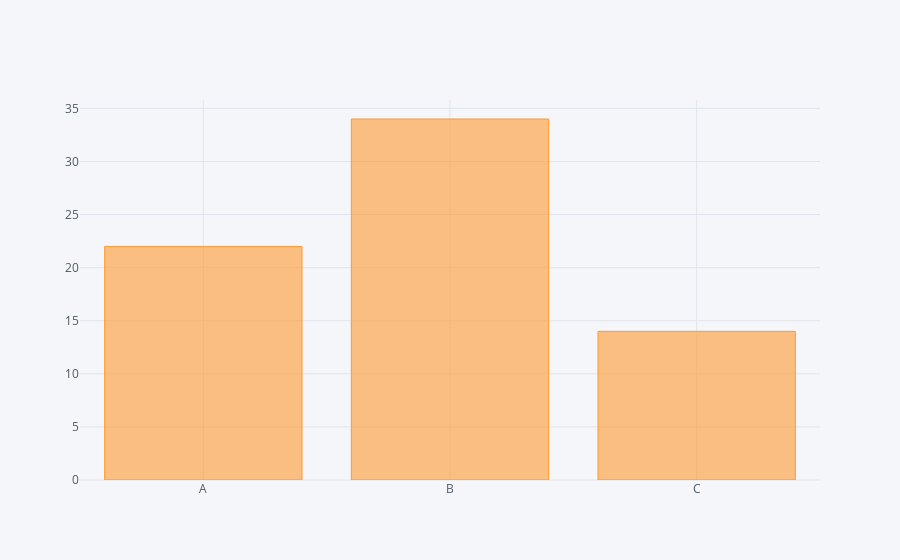

The notebook cell this image was saved under:
### Code cell
#BAR iplot
df5.iplot(kind='bar',x='Category',y='Values')

### Figure 1 — Plotly figure (JSON) as saved in the notebook; plotly's stock layout.template omitted (floating-point values rounded to 4 significant figures)
{"data": [{"marker": {"color": "rgba(255, 153, 51, 0.6)", "line": {"color": "rgba(255, 153, 51, 1.0)", "width": 1}}, "name": "Values", "orientation": "v", "text": "", "type": "bar", "uid": "b35fde4c-b7e8-11e8-bbe1-98e0d995ebcd", "x": ["A", "B", "C"], "y": [22, 34, 14]}], "layout": {"legend": {"bgcolor": "#F5F6F9", "font": {"color": "#4D5663"}}, "paper_bgcolor": "#F5F6F9", "plot_bgcolor": "#F5F6F9", "titlefont": {"color": "#4D5663"}, "xaxis": {"gridcolor": "#E1E5ED", "showgrid": true, "tickfont": {"color": "#4D5663"}, "title": "", "titlefont": {"color": "#4D5663"}, "zerolinecolor": "#E1E5ED"}, "yaxis": {"gridcolor": "#E1E5ED", "showgrid": true, "tickfont": {"color": "#4D5663"}, "title": "", "titlefont": {"color": "#4D5663"}, "zerolinecolor": "#E1E5ED"}}}
